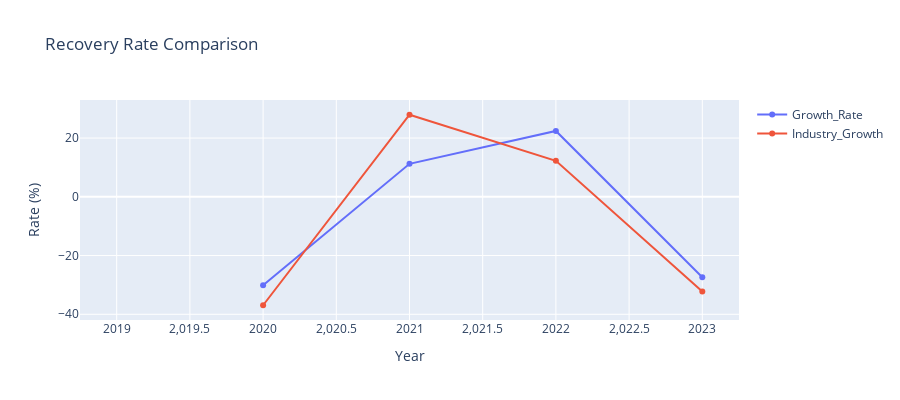

Source (notebook cell):
### Code cell
import plotly.graph_objects as go

fig = go.Figure()
fig.add_trace(go.Scatter(
                         x=compare['YEAR'], y=compare['Growth_Rate'],
                         mode='lines+markers', name='Growth_Rate'))
fig.add_trace(go.Scatter(
                         x=compare['YEAR'], y=compare['Industry_Growth'],
                         mode='lines+markers', name='Industry_Growth'))
fig.update_layout(
    title=dict(text='Recovery Rate Comparison'),
    xaxis=dict(title=dict(text='Year')),
    yaxis=dict(title=dict(text='Rate (%)')),
    height=400
)
fig.show()

### Figure 1 — Plotly figure (JSON) as saved in the notebook; plotly's stock layout.template omitted (floating-point values rounded to 4 significant figures)
{"data": [{"mode": "lines+markers", "name": "Growth_Rate", "type": "scatter", "x": [2019, 2020, 2021, 2022, 2023], "y": [NaN, -30.09, 11.24, 22.43, -27.41]}, {"mode": "lines+markers", "name": "Industry_Growth", "type": "scatter", "x": [2019, 2020, 2021, 2022, 2023], "y": [NaN, -36.92, 27.94, 12.24, -32.21]}], "layout": {"height": 400, "title": {"text": "Recovery Rate Comparison"}, "xaxis": {"title": {"text": "Year"}}, "yaxis": {"title": {"text": "Rate (%)"}}}}
